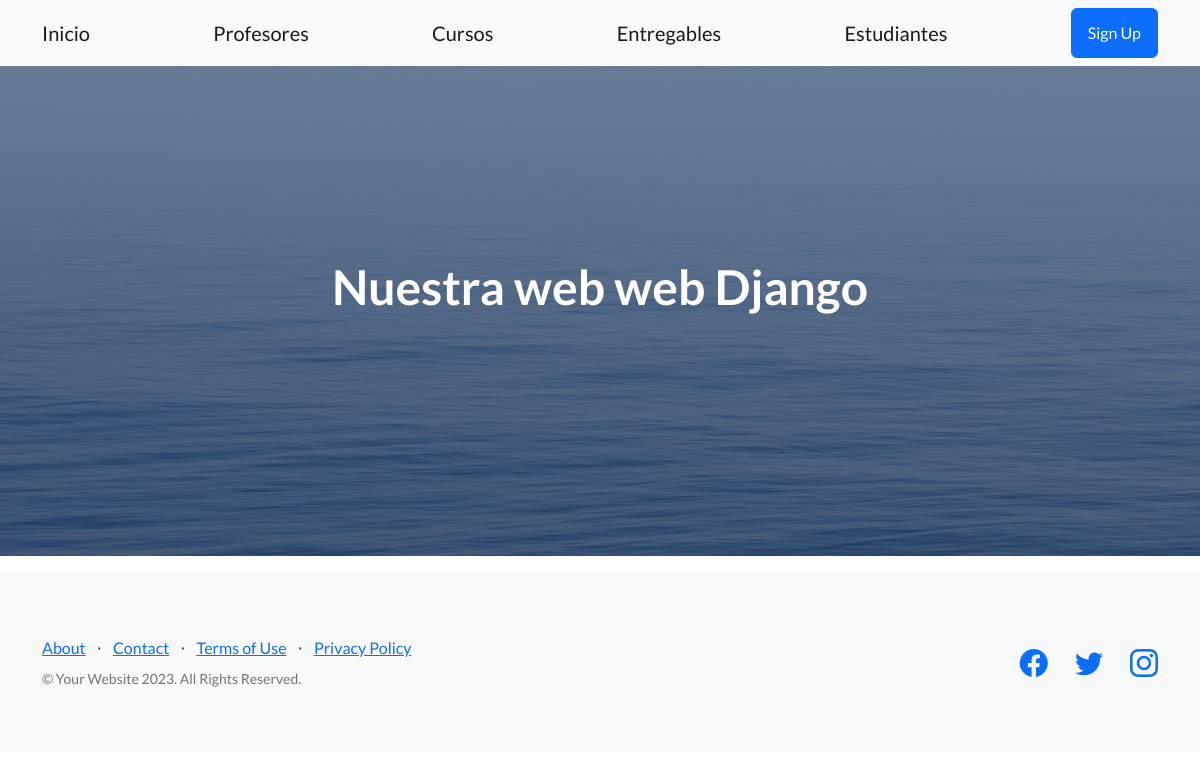
The app's page /app-coderdos/lista-estudiantes/, older data.
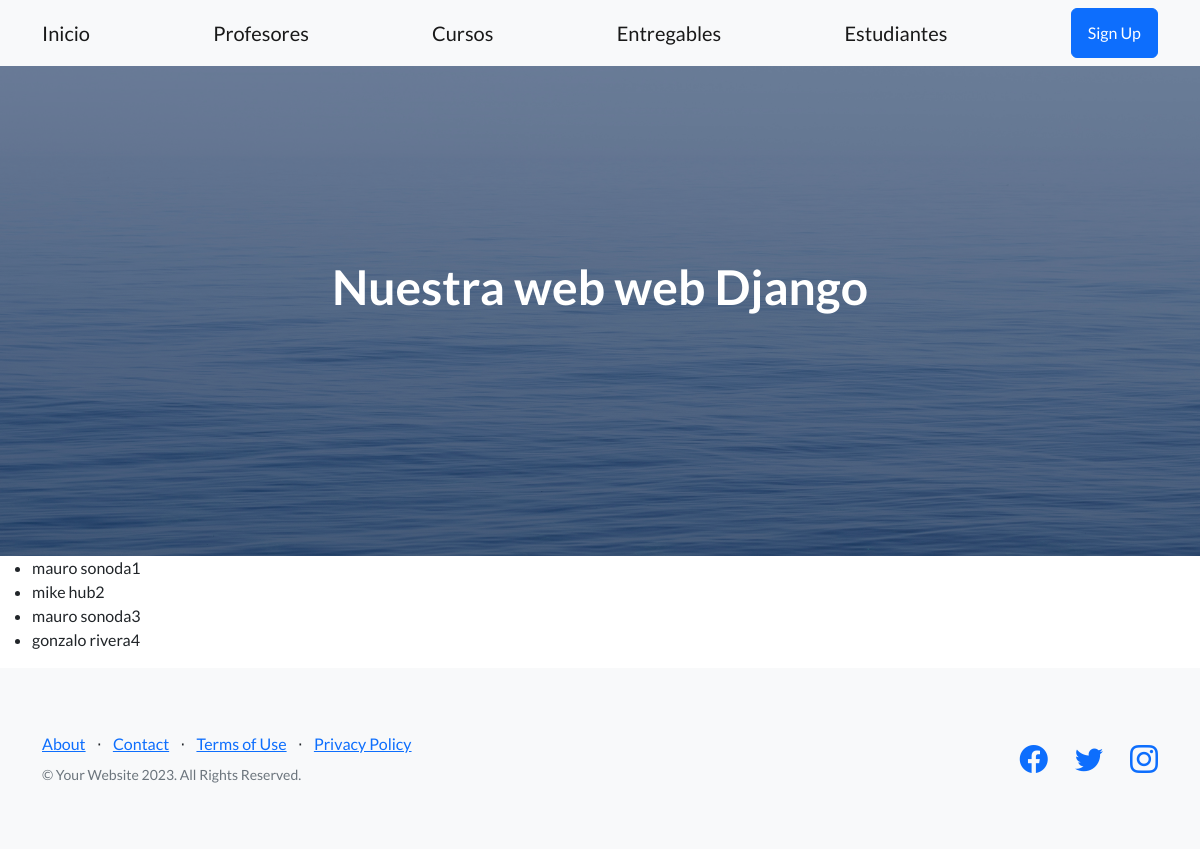
The same page, newer data.
### AppCoderDos/models.py (models this page shows)
class Estudiantes(models.Model):
    nombre = models.CharField(max_length=50)
    Apellido = models.CharField(max_length=50)
    email=models.EmailField(null=True) #como ya tengo registro le coloco null
    def __str__(self):
        return f'{self.nombre} {self.Apellido}' #para verlos en el admin con nombres
    class meta():
        verbose_name='studients' #para cambiarle el nombre

### AppCoderDos/views.py (the view)
# urls.py: path('lista-estudiantes/',listaEstudiantes,name='listaestudiantes'),
def listaEstudiantes(req): #para leer todos los estudiantes
    estudiantes=Estudiantes.objects.all() #me traigo todos
    return render(req,"leerEstudiantes.html",{"estudiantes":estudiantes})

### AppCoderDos/Templates/leerEstudiantes.html
{% extends 'padre.html' %}
{% block ContenidoQueCambia %}
    <ul>
        {% for estudiante in estudiantes%}
            <li>{{estudiante}}{{estudiante.id}}</li>
        {% endfor %}
    </ul>
{% endblock ContenidoQueCambia %}

### AppCoderDos/Templates/padre.html (shortened to what this page needs)
<!DOCTYPE html>
<html lang="en">
    <head>
        {% load static %}
        <link href="https://cdn.jsdelivr.net/npm/bootstrap-icons@1.5.0/font/bootstrap-icons.css" rel="stylesheet" type="text/css" />
        <link href="{% static 'css/styles.css' %}" rel="stylesheet" />
    </head>
    <body>
        {% include 'navbar.html' %}
        <header class="masthead">
            <div class="container position-relative">
                <div class="row justify-content-center">
                    <div class="col-xl-6">
                        <div class="text-center text-white">
                            <h1 class="mb-5">Nuestra web web Django</h1>
                        </div>
                    </div>
                </div>
            </div>
        </header>
        {% block ContenidoQueCambia %}{% endblock ContenidoQueCambia %}
        <footer class="footer bg-light">
            <div class="container">
                <div class="row">
                    <div class="col-lg-6 h-100 text-center text-lg-start my-auto">
                        <ul class="list-inline mb-2">
                            <li class="list-inline-item"><a href="#!">About</a></li>
                            <li class="list-inline-item">⋅</li>
                            <li class="list-inline-item"><a href="#!">Contact</a></li>
                            <li class="list-inline-item">⋅</li>
                            <li class="list-inline-item"><a href="#!">Terms of Use</a></li>
                            <li class="list-inline-item">⋅</li>
                            <li class="list-inline-item"><a href="#!">Privacy Policy</a></li>
                        </ul>
                        <p class="text-muted small mb-4 mb-lg-0">&copy; Your Website 2023. All Rights Reserved.</p>
                    </div>
                    <div class="col-lg-6 h-100 text-center text-lg-end my-auto">
                        <ul class="list-inline mb-0">
                            <li class="list-inline-item me-4">
                                <a href="#!"><i class="bi-facebook fs-3"></i></a>
                            </li>
                            <li class="list-inline-item me-4">
                                <a href="#!"><i class="bi-twitter fs-3"></i></a>
                            </li>
                            <li class="list-inline-item">
                                <a href="#!"><i class="bi-instagram fs-3"></i></a>
                            </li>
                        </ul>
                    </div>
                </div>
            </div>
        </footer>
    </body>
</html>

### AppCoderDos/Templates/navbar.html
<nav class="navbar navbar-light bg-light static-top">
    <div class="container">
        <a class="navbar-brand" href="{% url 'inicio' %}">Inicio</a>
        <a class="navbar-brand" href="{% url 'listaProfesores' %}">Profesores</a>
        <a class="navbar-brand" href="{% url 'cursos' %}">Cursos</a>
        <a class="navbar-brand" href="{% url 'entregables' %}">Entregables</a>
        <a class="navbar-brand" href="{% url 'listaestudiantes' %}">Estudiantes</a>
        <a class="btn btn-primary" href="#signup">Sign Up</a>
    </div>
</nav>

Row changes from the older to the newer data that the page shows:
added Estudiantes: nombre+Apellido "mauro sonoda", id "1"
added Estudiantes: nombre+Apellido "mike hub", id "2"
added Estudiantes: nombre+Apellido "mauro sonoda", id "3"
added Estudiantes: nombre+Apellido "gonzalo rivera", id "4"
